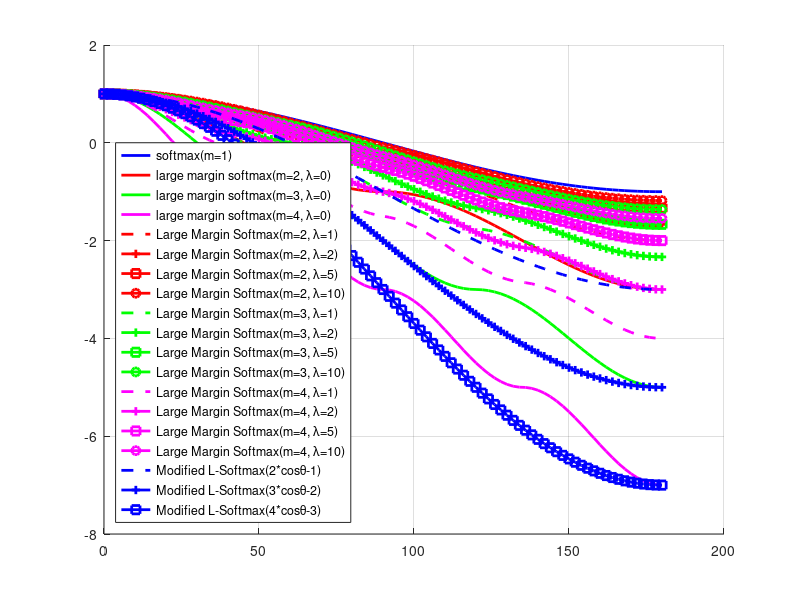

Write the MATLAB code that produced this figure.
theta = 0:2:180;
cos_theta = cosd(theta);

zero_array = zeros(size(theta));

%----- modified softmax loss functions
%legend_strings = {};

fig = figure(1);
clf(fig);

hold on;

h = plot(theta, cos_theta, '-b','LineWidth', 2);
ax_hanlders = [h];
legend_strings = {'softmax(m=1)'};


%----- A-softmax loss functions
Fai = zeros(4,length(theta));

line_styles_0 = {'-r', '-g', '-m'};
style_cnt = 0;

for m=[2 3 4];
%     if m==3;
%         continue;
%     end    
    style_cnt = style_cnt + 1;
    for k=0:m-1;
        Fai(m,theta >= k * 180 / m & theta <= (k+1)*180/m) = (-1)^k * cosd(m*theta(theta >= k * 180 / m & theta <=(k+1)*180/m)) - 2 * k;
    end;
    
    legend_str = sprintf('large margin softmax(m=%d, \\lambda=0)', m);

    h = plot(theta, Fai(m,:), line_styles_0{style_cnt}, 'LineWidth',2);
    ax_hanlders(end+1) = h;
    legend_strings{end + 1, : } = legend_str;
end;

%m=4;
%lambda=5;
%plot(theta, (cos_theta * lambda + Fai(4, :)) / (1 + lambda),'LineWidth',2, 'Color', 'r');

line_styles_1 = {
    {'--r', '-+r', '-sr', '-or', '-dr'}; 
    {'--g', '-+g', '-sg', '-og', '-dg'};
    {'--m', '-+m', '-sm', '-om', '-dm'};};

style_cnt = 0;

for m=[2 3 4];
    style_cnt = style_cnt + 1;
%     if m<4;
%         continue;
%     end
    
    style_cnt2 = 0;
    
    for lambda=[1 2 5 10];
%    for lambda=[2 5 10];
        style_cnt2 = style_cnt2 + 1;

        legend_str = sprintf('Large Margin Softmax(m=%d, \\lambda=%d)', m, lambda);

        h = plot(theta, (cos_theta * lambda + Fai(m, :)) / (1 + lambda), line_styles_1{style_cnt}{style_cnt2}, 'LineWidth', 2);

        ax_hanlders(end+1) = h;
        legend_strings{end + 1, : } = legend_str;
    end  
end

%----- loss functions by zhaoyafei
% % 2*cos_theta - 1
% h = plot(theta, 2*cos_theta - 1, '--b','LineWidth',2);
% ax_hanlders(end+1) = h;
% legend_strings{end + 1, : } = 'Softmax^2/e';
% 
% % 3*cos_theta - 2
% h = plot(theta, 3*cos_theta - 2, '-+b','LineWidth',2);
% ax_hanlders(end+1) = h;
% legend_strings{end + 1, : } = 'Softmax^3/e^2';
% 
% % 4*cos_theta - 3
% h = plot(theta, 4*cos_theta - 3, '-sb','LineWidth',2);
% ax_hanlders(end+1) = h;
% legend_strings{end + 1, : } = 'Softmax^4/e^3';
% 
% % 5*cos_theta - 4
% h = plot(theta, 5*cos_theta - 4, '-ob','LineWidth',2);
% ax_hanlders(end+1) = h;
% legend_strings{end + 1, : } = 'Softmax^5/e^4';

line_styles_2 = {
    '--b', '-+b', '-sb', '-ob', '-db', ...
    '--k', '-+k', '-sk', '-ok', '-dk', ...
    '--y', '-+y', '-sy', '-oy', '-dy'
};

style_cnt = 0;
for alpha=[2 3 4];
%for alpha=[2 3 4 5];
%for alpha=[2 3 4 5 6 7 8];
%for alpha=[1.5 2 2.5 3 3.5 4];
    style_cnt = style_cnt + 1;

    legend_str = sprintf('Modified L-Softmax(%g*cos\\theta-%g)', alpha, alpha-1);

    h = plot(theta,  alpha*cos_theta - alpha+1, line_styles_2{style_cnt}, 'LineWidth', 2);

    ax_hanlders(end+1) = h;
    legend_strings{end + 1, : } = legend_str;
end  

hold off;

%legend('Softmax(m=1)','large margin Softmax(m=2, \lambda=0)','large margin Softmax(m=4, \lambda=0)', ['large margin Softmax(m=4, \lambda=' num2str(lambda) ')']);
legend(ax_hanlders, legend_strings, 'location', 'SouthWest');
grid on;
